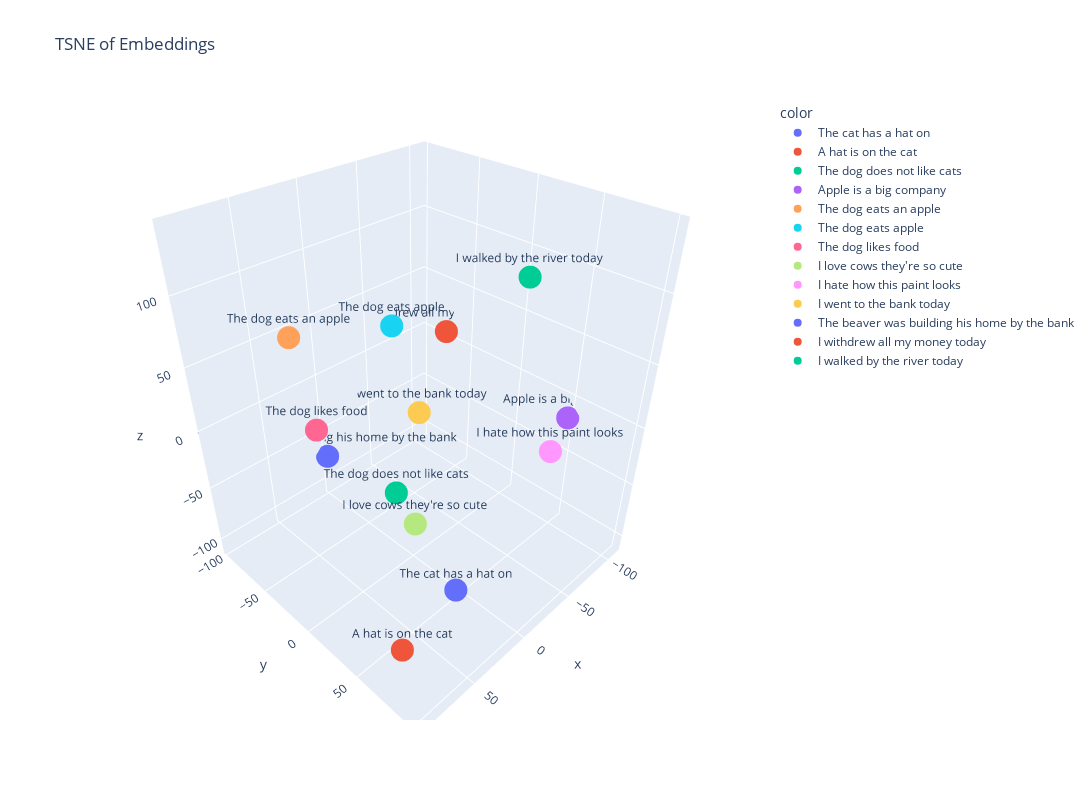

Here is the notebook cell this chart was saved with:
### Markdown cell above
T-SNE (T-distributed Stochastic Neighbor Embedding) is another dimensionality reduction technique which is particularly designed for visualizing high dimensions in 2D or 3D while retaining as much of the same clustering properties that are present in the higher dimensions. the benefit of T-SNE is to capture more complex and nuanced semantic relationships for these kinds of embedding models

### Code cell
tsne = TSNE(n_components=3, perplexity=5, random_state=42)
tsne_result = tsne.fit_transform(embeddings)

fig = px.scatter_3d(
    x=tsne_result[:,0], y=tsne_result[:,1], z=tsne_result[:,2],
    color=sample_sentences, text=sample_sentences,
    title="TSNE of Embeddings"
)
fig.update_layout(width=1200, height=800)  
fig.show()

### Figure 1 — Plotly figure (JSON) as saved in the notebook; plotly's stock layout.template omitted (floating-point values rounded to 4 significant figures)
{"data": [{"hovertemplate": "color=The cat has a hat on<br>x=%{x}<br>y=%{y}<br>z=%{z}<br>text=%{text}<extra></extra>", "legendgroup": "The cat has a hat on", "marker": {"color": "#636efa", "symbol": "circle"}, "mode": "markers+text", "name": "The cat has a hat on", "scene": "scene", "showlegend": true, "text": ["The cat has a hat on"], "type": "scatter3d", "x": [7.299], "y": [49.85], "z": [-106.8]}, {"hovertemplate": "color=A hat is on the cat<br>x=%{x}<br>y=%{y}<br>z=%{z}<br>text=%{text}<extra></extra>", "legendgroup": "A hat is on the cat", "marker": {"color": "#EF553B", "symbol": "circle"}, "mode": "markers+text", "name": "A hat is on the cat", "scene": "scene", "showlegend": true, "text": ["A hat is on the cat"], "type": "scatter3d", "x": [71.43], "y": [62.59], "z": [-101.4]}, {"hovertemplate": "color=The dog does not like cats<br>x=%{x}<br>y=%{y}<br>z=%{z}<br>text=%{text}<extra></extra>", "legendgroup": "The dog does not like cats", "marker": {"color": "#00cc96", "symbol": "circle"}, "mode": "markers+text", "name": "The dog does not like cats", "scene": "scene", "showlegend": true, "text": ["The dog does not like cats"], "type": "scatter3d", "x": [38.49], "y": [24.7], "z": [-12.2]}, {"hovertemplate": "color=Apple is a big company<br>x=%{x}<br>y=%{y}<br>z=%{z}<br>text=%{text}<extra></extra>", "legendgroup": "Apple is a big company", "marker": {"color": "#ab63fa", "symbol": "circle"}, "mode": "markers+text", "name": "Apple is a big company", "scene": "scene", "showlegend": true, "text": ["Apple is a big company"], "type": "scatter3d", "x": [-108.5], "y": [49.47], "z": [-16.78]}, {"hovertemplate": "color=The dog eats an apple<br>x=%{x}<br>y=%{y}<br>z=%{z}<br>text=%{text}<extra></extra>", "legendgroup": "The dog eats an apple", "marker": {"color": "#FFA15A", "symbol": "circle"}, "mode": "markers+text", "name": "The dog eats an apple", "scene": "scene", "showlegend": true, "text": ["The dog eats an apple"], "type": "scatter3d", "x": [43.71], "y": [-66.8], "z": [64.26]}, {"hovertemplate": "color=The dog eats apple<br>x=%{x}<br>y=%{y}<br>z=%{z}<br>text=%{text}<extra></extra>", "legendgroup": "The dog eats apple", "marker": {"color": "#19d3f3", "symbol": "circle"}, "mode": "markers+text", "name": "The dog eats apple", "scene": "scene", "showlegend": true, "text": ["The dog eats apple"], "type": "scatter3d", "x": [-0.6475], "y": [-18.38], "z": [74.3]}, {"hovertemplate": "color=The dog likes food<br>x=%{x}<br>y=%{y}<br>z=%{z}<br>text=%{text}<extra></extra>", "legendgroup": "The dog likes food", "marker": {"color": "#FF6692", "symbol": "circle"}, "mode": "markers+text", "name": "The dog likes food", "scene": "scene", "showlegend": true, "text": ["The dog likes food"], "type": "scatter3d", "x": [85.19], "y": [12.52], "z": [55.07]}, {"hovertemplate": "color=I love cows they're so cute<br>x=%{x}<br>y=%{y}<br>z=%{z}<br>text=%{text}<extra></extra>", "legendgroup": "I love cows they're so cute", "marker": {"color": "#B6E880", "symbol": "circle"}, "mode": "markers+text", "name": "I love cows they're so cute", "scene": "scene", "showlegend": true, "text": ["I love cows they're so cute"], "type": "scatter3d", "x": [92.95], "y": [97.43], "z": [47.65]}, {"hovertemplate": "color=I hate how this paint looks<br>x=%{x}<br>y=%{y}<br>z=%{z}<br>text=%{text}<extra></extra>", "legendgroup": "I hate how this paint looks", "marker": {"color": "#FF97FF", "symbol": "circle"}, "mode": "markers+text", "name": "I hate how this paint looks", "scene": "scene", "showlegend": true, "text": ["I hate how this paint looks"], "type": "scatter3d", "x": [-12.81], "y": [99.95], "z": [34.19]}, {"hovertemplate": "color=I went to the bank today<br>x=%{x}<br>y=%{y}<br>z=%{z}<br>text=%{text}<extra></extra>", "legendgroup": "I went to the bank today", "marker": {"color": "#FECB52", "symbol": "circle"}, "mode": "markers+text", "name": "I went to the bank today", "scene": "scene", "showlegend": true, "text": ["I went to the bank today"], "type": "scatter3d", "x": [-68.09], "y": [-62.43], "z": [-48.06]}, {"hovertemplate": "color=The beaver was building his home by the bank<br>x=%{x}<br>y=%{y}<br>z=%{z}<br>text=%{text}<extra></extra>", "legendgroup": "The beaver was building his home by the bank", "marker": {"color": "#636efa", "symbol": "circle"}, "mode": "markers+text", "name": "The beaver was building his home by the bank", "scene": "scene", "showlegend": true, "text": ["The beaver was building his home by the bank"], "type": "scatter3d", "x": [0.5306], "y": [-96.95], "z": [-73.61]}, {"hovertemplate": "color=I withdrew all my money today<br>x=%{x}<br>y=%{y}<br>z=%{z}<br>text=%{text}<extra></extra>", "legendgroup": "I withdrew all my money today", "marker": {"color": "#EF553B", "symbol": "circle"}, "mode": "markers+text", "name": "I withdrew all my money today", "scene": "scene", "showlegend": true, "text": ["I withdrew all my money today"], "type": "scatter3d", "x": [-104.6], "y": [-68.46], "z": [9.255]}, {"hovertemplate": "color=I walked by the river today<br>x=%{x}<br>y=%{y}<br>z=%{z}<br>text=%{text}<extra></extra>", "legendgroup": "I walked by the river today", "marker": {"color": "#00cc96", "symbol": "circle"}, "mode": "markers+text", "name": "I walked by the river today", "scene": "scene", "showlegend": true, "text": ["I walked by the river today"], "type": "scatter3d", "x": [-3.451], "y": [81.56], "z": [139.6]}], "layout": {"height": 800, "legend": {"title": {"text": "color"}, "tracegroupgap": 0}, "scene": {"domain": {"x": [0, 1], "y": [0, 1]}, "xaxis": {"title": {"text": "x"}}, "yaxis": {"title": {"text": "y"}}, "zaxis": {"title": {"text": "z"}}}, "title": {"text": "TSNE of Embeddings"}, "width": 1200}}
